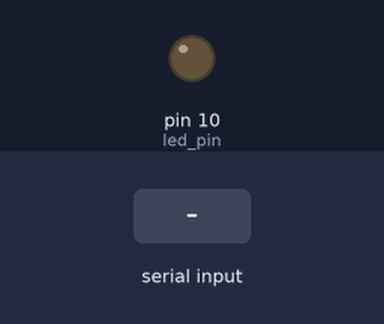
Bench run of a sketch on a simulated Arduino Uno, built with avr-gcc and run on an emulated ATmega328P. Parts: output pins drawn as LEDs (lit = HIGH). The inputs (shaded band) are chosen by the test bench.

Above: at 1.2 s.
1.3 s: "Y" received over Serial
At 1.8 s:
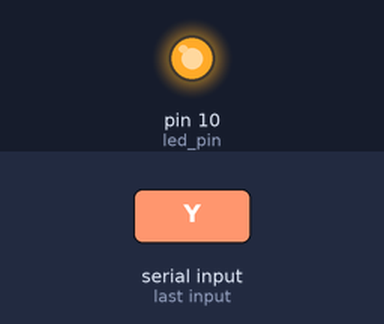
4.3 s: "1" received over Serial
At 5.2 s:
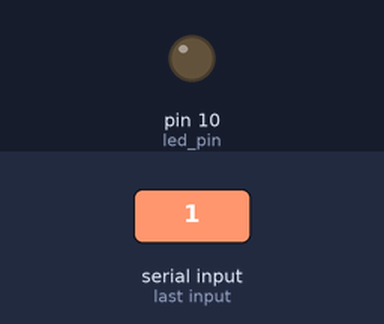
Timing chart, 0 to 7.3 s (numbered marks = the images above; inputs shaded):
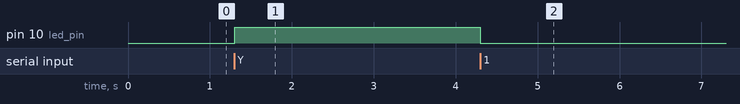

The sketch:

PJ_MASTER_V2.0.ino
```cpp
/*
 * Group 6 Monday 12
 *
 * BT_MASTER
 * Use Bluetooth unit to communicates between arduino
 * to robot car with IR receiver.
 *
 * We decide to change to a different Bluetooth as the
 * previous one has connection problems, and has a unstable
 * connection.
 *
 * The master Bluetooth will send corresponding signal
 * to slave Bluetooth when receiving the IR signal from
 * the remote control.
 *
 * Master Bluetooth also receives signal from the slave
 * to turn on or off the LED light accordingly
 *
 * The circuit:
 *   Input: IR receiver, HC05-Bluetooth
 *   Output :  LED light, HC05-Bluetooth
 *
 * Version V2.0
 * Date Oct 22 2018
 * Author Group 6
 */

#include<IRremote.h>

const long W = 0xFD807F;
const long S = 0xFD906F;
const long D = 0xFD609F;
const long A = 0xFD20DF;
const long P = 0xFDA05F;
const long button1 = 0xFD08F7;
const long button0 = 0xFD30CF;

//set state to any letter as long as it
//is not equal to 'Y', we will receive 'Y'
//from slave at certain temperature change
//and 'N' if temperature has dropped after
//rising
char state = 'S';

//define pins for led and IR receiver
const int led_pin = 10;
const int RECV_PIN = 3;
IRrecv irrecv(RECV_PIN);
decode_results results;

//set sentTo to any letter as long as
//it is not equal to number 0 to 6
char sentTo = 'N';

void setup() {
  irrecv.enableIRIn();
  pinMode(led_pin, OUTPUT);
  Serial.begin(9600); //Default communication rate of the Bluetooth module
                      //rate may vary depend on model and manufacture
}

void loop() {
  //sent signal to the slave only when
  //we have received signal from remote
  if(irrecv.decode(&results)){
            //Serial.println(results.value, HEX);
            irrecv.resume();

            //make signal to signal character so
            //it's easy to decode by slave
            switch(results.value){
              case W : sentTo = '2';        break;
              case S : sentTo = '3';        break;
              case A : sentTo = '4';        break;
              case D : sentTo = '5';        break;
              case P : sentTo = '6';        break;
              case button0 : sentTo = '0';  break;
              case button1 : sentTo = '1';  break;
            }
            //send signal to slave
            Serial.write(sentTo);
            Serial.flush();

     //need a delay otherwise it will sent char constantly and mess
     //up the received value by slave;
            delay(50);

  }

 // if received signal from slave turn on or off
 //the led according to the char we received
 if(Serial.available() > 0){ // Checks whether data is comming from the serial port
   state = Serial.read(); // Reads the data from the serial port
   if(state == 'Y'){
      digitalWrite(led_pin, HIGH);
      delay(500);
    }else{
      digitalWrite(led_pin, LOW);
    }

 }
}
```

Measured:
- after the input at 1.3 s, pin 10 (led_pin): LOW → HIGH at once
- after the input at 4.3 s, pin 10 (led_pin): HIGH → LOW at once
